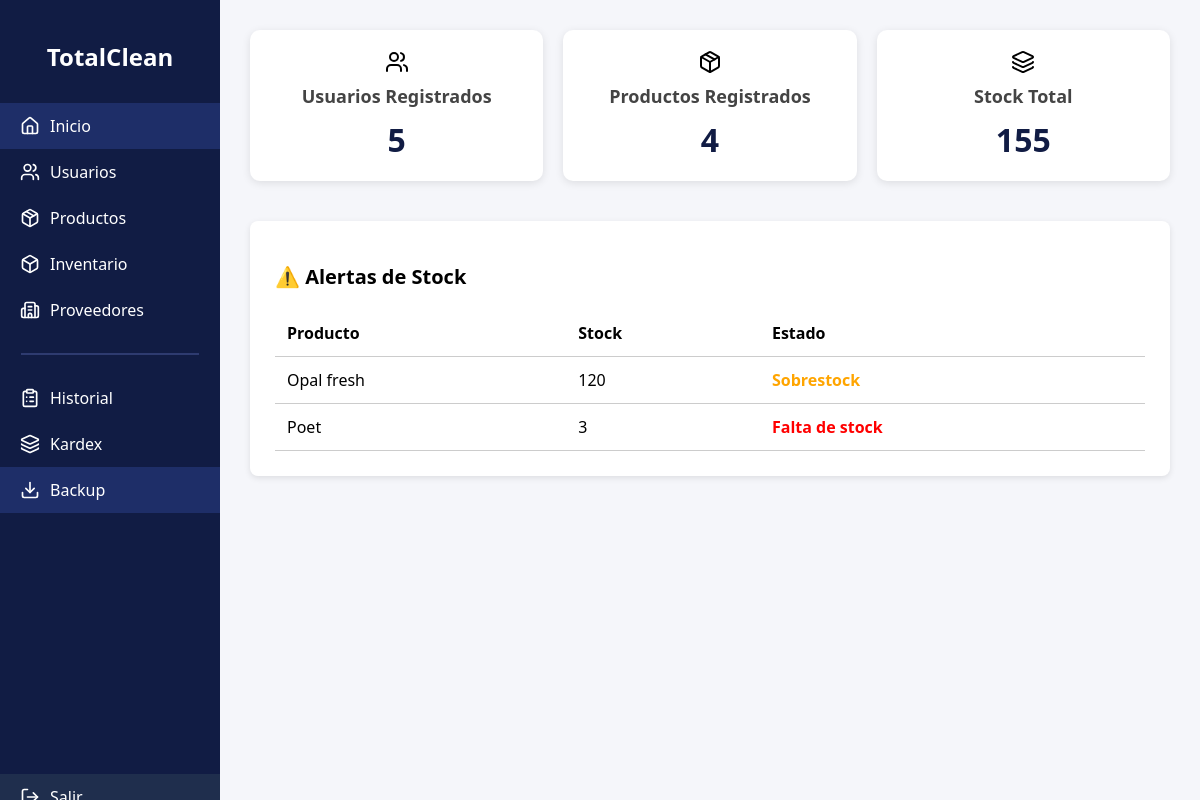
The app's page /menu.php, older data.
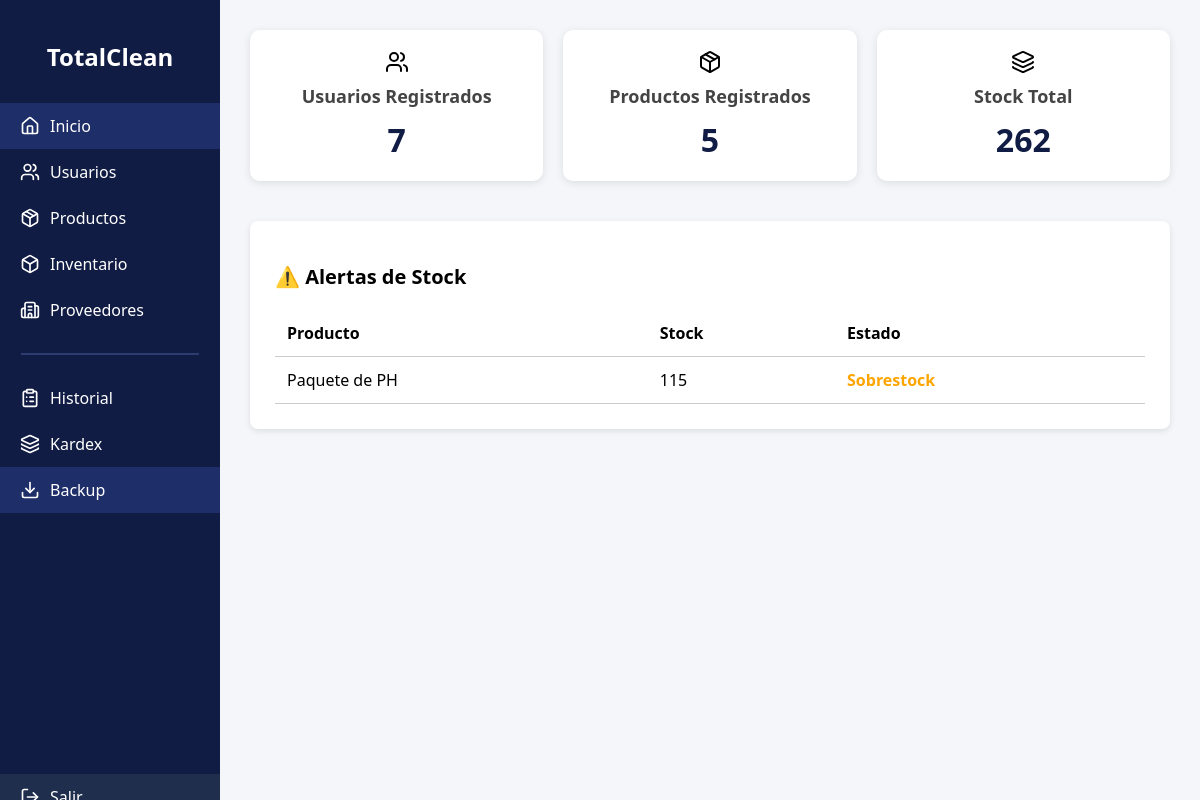
The same page, newer data.
### tables this page shows
CREATE TABLE `producto` (
  `idProducto` int(11) NOT NULL AUTO_INCREMENT,
  `nombre` varchar(100) NOT NULL,
  `descripcion` text DEFAULT NULL,
  `idCategoria` int(11) DEFAULT NULL,
  `idMarca` int(11) DEFAULT NULL,
  `idFabricante` int(11) DEFAULT NULL,
  `stock` int(11) DEFAULT 0,
  `fecha_vencimiento` date DEFAULT NULL,
  `precio_unitario` decimal(10,2) DEFAULT NULL,
  PRIMARY KEY (`idProducto`),
  KEY `idCategoria` (`idCategoria`),
  KEY `idMarca` (`idMarca`),
  KEY `idFabricante` (`idFabricante`),
  CONSTRAINT `producto_ibfk_1` FOREIGN KEY (`idCategoria`) REFERENCES `categoria` (`idCategoria`),
  CONSTRAINT `producto_ibfk_2` FOREIGN KEY (`idMarca`) REFERENCES `marca` (`idMarca`),
  CONSTRAINT `producto_ibfk_3` FOREIGN KEY (`idFabricante`) REFERENCES `fabricante` (`idFabricante`)
);

### menu.php (the view, shortened to what this page needs)
<?php
include 'conexion.php';
$resUsuarios = $conexion->query("SELECT COUNT(*) AS total FROM usuario");
$totalUsuarios = $resUsuarios->fetch_assoc()['total'] ?? 0;
$resProductos = $conexion->query("SELECT COUNT(*) AS total FROM producto");
$totalProductos = $resProductos->fetch_assoc()['total'] ?? 0;
$resStock = $conexion->query("SELECT SUM(stock) AS total FROM producto");
$stockTotal = $resStock->fetch_assoc()['total'] ?? 0;
$resAlertas = $conexion->query("SELECT nombre, stock FROM producto WHERE stock < 5 OR stock > 100");
$alertas = $resAlertas->fetch_all(MYSQLI_ASSOC);
?>
<!DOCTYPE html>
<html lang="es">
<head>
    <link href="https://cdn.datatables.net/1.13.4/css/jquery.dataTables.min.css" rel="stylesheet">
</head>
<body>
<div class="sidebar">
    <h2>TotalClean</h2>
    <a href="menu.php" class="active"><i data-lucide="home" class="icon"></i>Inicio</a>
    <a href="formulariousuario.html"><i data-lucide="users" class="icon"></i>Usuarios</a>
    <a href="formularioproducto.html"><i data-lucide="package" class="icon"></i>Productos</a>
    <a href="inventario.php"><i data-lucide="box" class="icon"></i>Inventario</a>
    <a href="formularioProveedor.php"><i data-lucide="building-2" class="icon"></i>Proveedores</a>
    <hr>
    <a href="historial.html"><i data-lucide="clipboard-list" class="icon"></i>Historial</a>
    <a href="kardex.php"><i data-lucide="layers" class="icon"></i>Kardex</a>
    <a href="backup_bd.php" class="active"><i data-lucide="download" class="icon"></i>Backup</a>
    <a href="logout.php" class="logout"><i data-lucide="log-out" class="icon"></i>Salir</a>
</div>
<div class="main-container">
    <div class="cards">
        <div class="card">
            <i data-lucide="users"></i>
            <h3>Usuarios Registrados</h3>
            <span><?= $totalUsuarios ?></span>
        </div>
        <div class="card">
            <i data-lucide="package"></i>
            <h3>Productos Registrados</h3>
            <span><?= $totalProductos ?></span>
        </div>
        <div class="card">
            <i data-lucide="layers"></i>
            <h3>Stock Total</h3>
            <span><?= $stockTotal ?></span>
        </div>
    </div>
    <div class="alerts">
        <h2>⚠️ Alertas de Stock</h2>
        <table>
            <thead>
                <tr>
                    <th>Producto</th>
                    <th>Stock</th>
                    <th>Estado</th>
                </tr>
            </thead>
            <tbody>
                <?php foreach ($alertas as $producto): ?>
                    <tr>
                        <td><?= htmlspecialchars($producto['nombre']) ?></td>
                        <td><?= $producto['stock'] ?></td>
                        <td class="<?= $producto['stock'] < 5 ? 'low-stock' : 'over-stock' ?>">
                            <?= $producto['stock'] < 5 ? 'Falta de stock' : 'Sobrestock' ?>
                        </td>
                    </tr>
                <?php endforeach ?>
            </tbody>
        </table>
    </div>
</div>
</body>
</html>

Row changes from the older to the newer data that the page shows:
no longer on this page (row edited): producto: nombre "Opal fresh", stock "120", shows "Sobrestock"
no longer on this page (row edited): producto: nombre "Poet", stock "3", shows "Falta de stock"
now on this page (row edited): producto: nombre "Paquete de PH", stock "115", shows "Sobrestock"
Text that changed along with them:
$totalUsuarios: "5" → "7"
$totalProductos: "4" → "5"
$stockTotal: "155" → "262"
